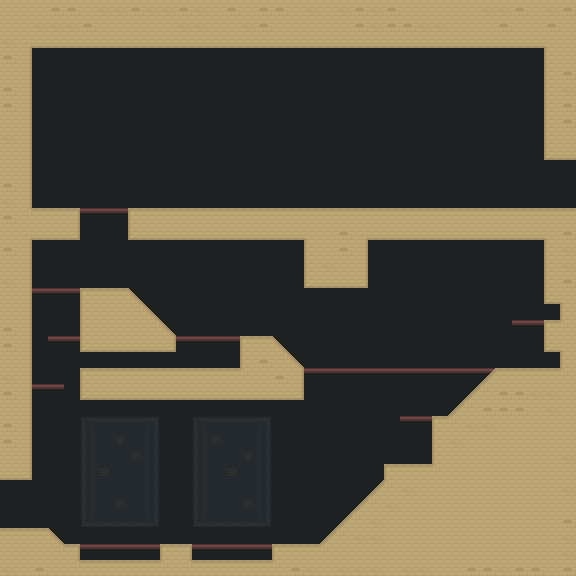

A 2D game scene composited from a Tiled map and its tileset images. What follows is a short description and the map's XML, with each tile layer's data collapsed to a summary:
An orthogonal 36x36 tile map with 16x16 px tiles, 3 tile layers (background, platforms, walls) and 3 objects (2x exit, spawn).

<map version="1.0" orientation="orthogonal" renderorder="right-down" width="36" height="36" tilewidth="16" tileheight="16" nextobjectid="10">
 <tileset firstgid="1" source="../../tileset.tsx" />
 <layer name="background" width="36" height="36">
  <data>[1296 cells, 1296 non-empty, 13 distinct tile ids]</data>
 </layer>
 <layer name="platforms" width="36" height="36">
  <data>[1296 cells, 41 non-empty, 1 distinct tile ids]</data>
 </layer>
 <layer name="walls" width="36" height="36">
  <data>[1296 cells, 504 non-empty, 18 distinct tile ids]</data>
 </layer>
 <objectgroup name="objects">
  <object id="2" name="initial_spawn" type="spawn" x="160" y="496" width="32" height="48" />
  <object id="6" name="lower_level" type="exit" x="-16" y="480" width="32" height="48" />
  <object id="8" name="upper_level" type="exit" x="560" y="160" width="32" height="48">
   <properties>
    <property name="target" value="tomb.entry" />
   </properties>
  </object>
 </objectgroup>
</map>